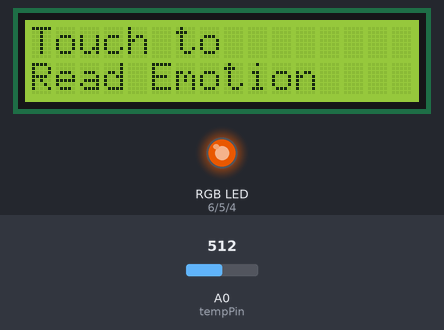
The sketch below on a simulated Arduino Uno, built with avr-gcc and run on an emulated ATmega328P. Parts: 16×2 character LCD, an RGB LED mixed from three pins (HIGH = lit). The test bench sets the inputs (shaded band); at power-on: A0 (tempPin) = 512. Dim RGB values are drawn brighter than linear.

Above: at 10.8 s.
10.9 s: A0 (tempPin) set to 544
At 11.7 s:
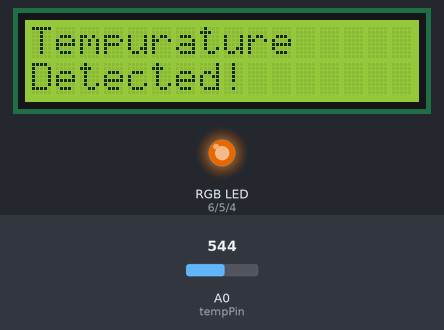
At 13.0 s:
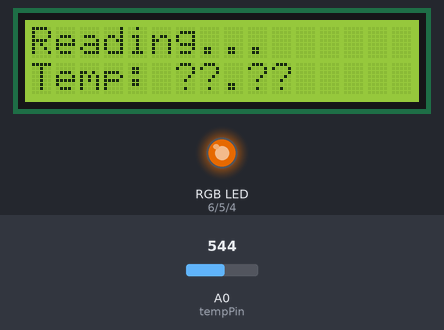
19.9 s: A0 (tempPin) set to 511
At 22.1 s:
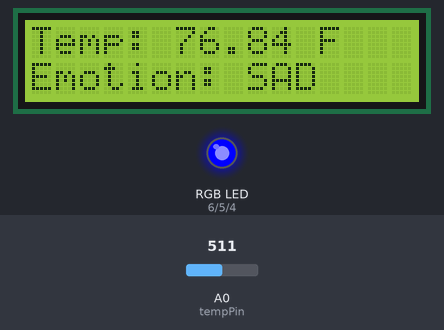
Timing chart, 0 to 48.9 s (numbered marks = the images above; inputs shaded):
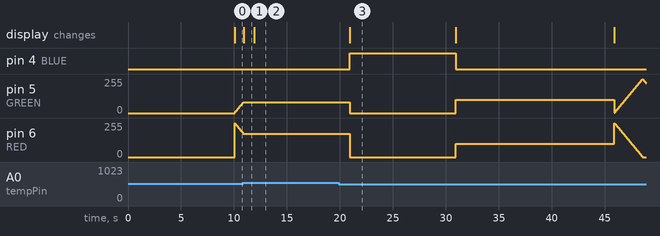

Measured:
- the behaviour switches between 530 and 531 on A0 (tempPin) (found by bisection; images 0 and 1)
- after the input at 10.9 s, pin 4 (BLUE): stays LOW (without the input it goes to HIGH after 3.2 s); pin 5 (GREEN): stops changing and stays 80/255; pin 6 (RED): stops changing and stays 175/255; the display: changes at once (image 1)
- after the input at 19.9 s, pin 4 (BLUE): LOW → HIGH after 1.0 s, → LOW 10.0 s later; the display: changes after 1.0 s (image 3)
- what the display in image 1 shows lasts 1.0 s, from 10.9 s to 11.9 s

The sketch:

Arduino_Code.ino
```cpp
#include <LiquidCrystal.h> // Arduino LCD Library

// Set up RGB pins
#define BLUE 4
#define GREEN 5
#define RED 6

// set up LCD / Temp Reader
int tempPin = 0;
LiquidCrystal lcd(7, 8, 9, 10, 11, 12);

unsigned long startTime = 0;
bool isReadingTemp = false;
bool randColor = true;
float lastTempF = 0;
const float TEMP_THRESHOLD = 3.0; // Used to detect significant shifts in temp

void setup() { //sets up LCD & RGB
  lcd.begin(16, 2);

  pinMode(RED, OUTPUT);
  pinMode(GREEN, OUTPUT);
  pinMode(BLUE, OUTPUT);
  lcd.print("Booting Up...");

  // Waits 10 seconds to read initial temperature to establish a room temperature baseline
  delay(10000);
  lastTempF = readTemperature();

  lcd.clear();
  lcd.print("Touch to");
  lcd.setCursor(0, 1);
  lcd.print("Read Emotion");
  defaultColor(randColor);
}

void loop() { // Main loop that happens when a shift in tempurature is detected
  float currentTempF = readTemperature();

  // Check for significant shift
  if (!isReadingTemp && abs(currentTempF - lastTempF) >= TEMP_THRESHOLD) { // if isReading Temp is false and a shift and temp is detected, move onto reading temps and showing the emotion / color
    isReadingTemp = true;
    startTime = millis();
    lcd.clear();
    lcd.print("Tempurature");
    lcd.setCursor(0, 1);
    lcd.print("Detected!");
    delay(1000);
    lcd.clear();
  }

  if (isReadingTemp) {
    lcd.clear();
    unsigned long elapsedTime = millis() - startTime;

    if (elapsedTime < 10000) {
      // First 20 seconds: read and display temperature
      lcd.print("Reading...");
      lcd.setCursor(0, 1);
      lcd.print("Temp: ??.??");
    }
    else if (elapsedTime < 20000) {
      // Next 10 seconds: display color based on temperature
      lcd.clear();
      randColor = false;
      defaultColor(randColor);
      displayTemperature(currentTempF);
      displayEmotion(currentTempF);
      delay(10000);
    }
    else {
      // After 30 seconds, reset and monitor for another shift (after waiting 15 to settle to room temp)
      isReadingTemp = false;
      lcd.clear();
      lcd.print("Resetting");
      lcd.setCursor(0, 1);
      lcd.print("Tempurature");
      setColor(100, 100, 100);
      delay(15000);
      randColor = true;
      lcd.clear();
      lcd.print("Touch to");
      lcd.setCursor(0, 1);
      lcd.print("Read Emotion");
      defaultColor(randColor);
      lastTempF = currentTempF; // Update baseline
    }
  }
  else {
    // Continuously update lastTempF while monitoring
    lastTempF = currentTempF;
  }
}

float readTemperature() { // reads tempurature and converts analog input to Kelvin to Celcius to Farenheit
  int tempReading = analogRead(tempPin);

  double tempK = log(10000.0 * ((1024.0 / tempReading - 1)));
  tempK = 1 / (0.001129148 + (0.000234125 + (0.0000000876741 * tempK * tempK)) * tempK);
  float tempC = tempK - 273.15;
  float tempF = (tempC * 9.0) / 5.0 + 32.0;
  return tempF;
}

void defaultColor(bool color) { // secondary loop that cycles through RGB values to

  int redValue;
  int greenValue;
  int blueValue;

  while(color){
    #define delayTime 10 // fading time between colors

    redValue = 255;
    greenValue = 0;
    blueValue = 0;

    for(int i = 0; i < 255; i += 1) { // Cycles through RGB values like a rainbow
      redValue -= 1;
      greenValue += 1;
      analogWrite(RED, redValue);
      analogWrite(GREEN, greenValue);
      delay(delayTime);

      // Check for temp shift and breaks if detected
      float currentTempF = readTemperature();
      if (abs(currentTempF - lastTempF) >= TEMP_THRESHOLD) {
        color = false;
        break;
      }
    }

    if (!color) break; // breaks out of while loop if change in temp is found

    redValue = 0;
    greenValue = 255;
    blueValue = 0;

    for(int i = 0; i < 255; i += 1) {
      greenValue -= 1;
      blueValue += 1;
      analogWrite(GREEN, greenValue);
      analogWrite(BLUE, blueValue);
      delay(delayTime);

      float currentTempF = readTemperature();
      if (abs(currentTempF - lastTempF) >= TEMP_THRESHOLD) {
        color = false;
        break;
      }
    }

    if (!color) break; // breaks out of while loop if change in temp is found

    redValue = 0;
    greenValue = 0;
    blueValue = 255;

    for(int i = 0; i < 255; i += 1) {
      blueValue -= 1;
      redValue += 1;
      analogWrite(BLUE, blueValue);
      analogWrite(RED, redValue);
      delay(delayTime);

      float currentTempF = readTemperature();
      if (abs(currentTempF - lastTempF) >= TEMP_THRESHOLD) {
        color = false;
        break;
      }
    }
  }
}


void displayTemperature(float tempF) { // method for checking displaying temp
  lcd.setCursor(0, 0);
  lcd.print("Temp: ");
  lcd.setCursor(6, 0);
  lcd.print(tempF);
  lcd.print(" F ");
}

void displayEmotion(float tempF) { // displays color associated with emotion and emotion
  lcd.setCursor(0, 1);
  lcd.print("Emotion: ");

  if (tempF >= 90.01) {
    setColor(255, 0, 0); // Red
    lcd.setCursor(9, 1);
    lcd.print("STRESSED");
  }
  else if (tempF <= 90.00 && tempF > 86.01) {
    setColor(175, 0, 250); // Purple
    lcd.setCursor(9, 1);
    lcd.print("NERVOUS ");
  }
  else if (tempF <= 86.00 && tempF > 82.01) {
    setColor(0, 255, 0); // Green
    lcd.setCursor(9, 1);
    lcd.print("CONTENT ");
  }
  else if (tempF <= 82.00 && tempF > 78.01) {
    setColor(249, 208, 64); // Orange-yellow
    lcd.setCursor(9, 1);
    lcd.print("CALM   ");
  }
  else if (tempF <= 78.00) {
    setColor(0, 0, 255); // Blue
    lcd.setCursor(9, 1);
    lcd.print("SAD    ");
  }
}

void setColor(int red, int green, int blue) { // makes setting temp colors easier
  analogWrite(RED, red);
  analogWrite(GREEN, green);
  analogWrite(BLUE, blue);
}
```
